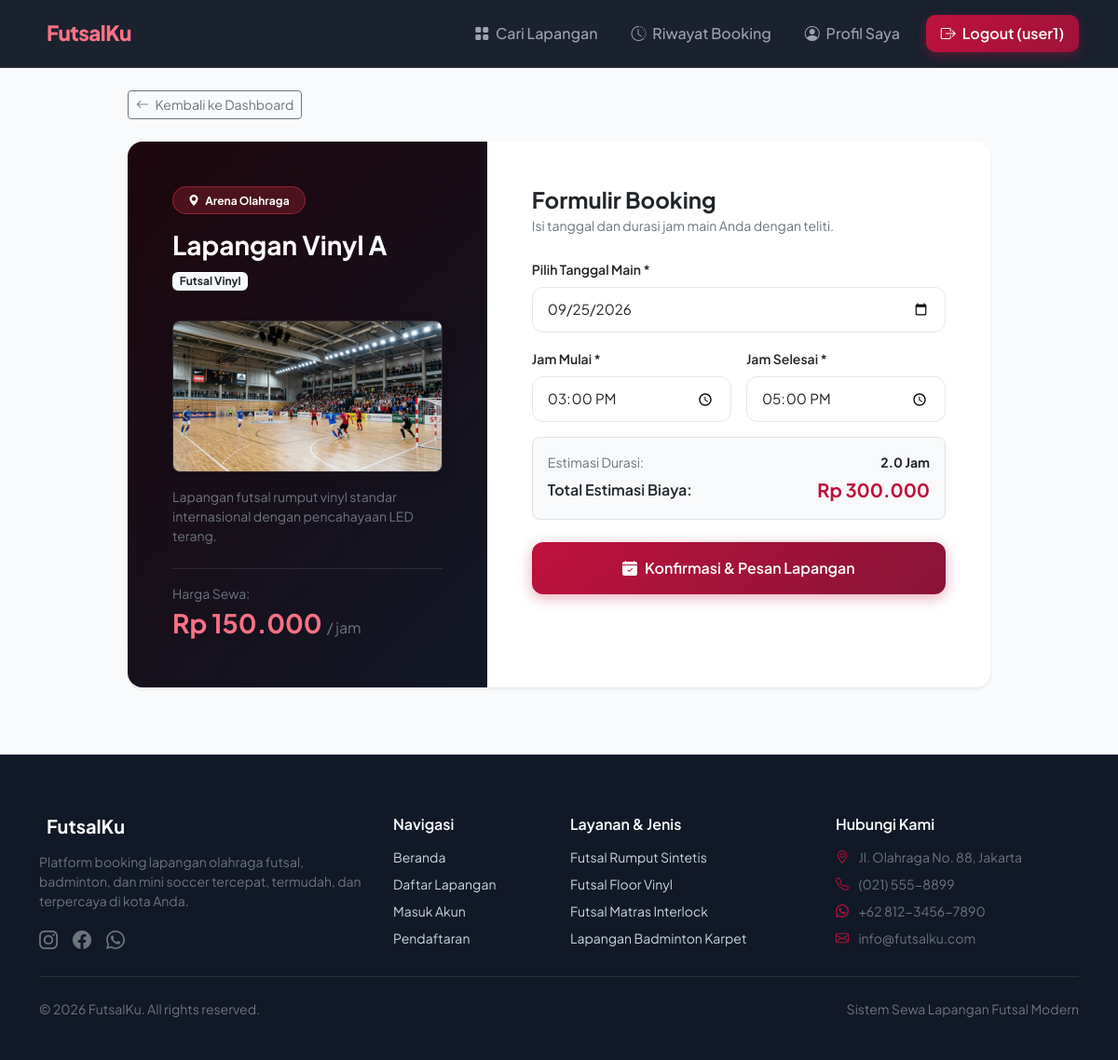
The page /user/booking.php?id_lapangan=1 (signed in) on the database its author committed.
### tables this page shows
CREATE TABLE IF NOT EXISTS `lapangan` (
  `id_lapangan` INT(11) NOT NULL AUTO_INCREMENT,
  `nama_lapangan` VARCHAR(100) NOT NULL,
  `jenis` VARCHAR(50) NOT NULL,
  `harga_per_jam` INT(11) NOT NULL,
  `deskripsi` TEXT DEFAULT NULL,
  `foto` VARCHAR(255) DEFAULT 'default.jpg',
  PRIMARY KEY (`id_lapangan`)
);

### config/config.php (called while the page is built, shortened)
<?php
$host = "localhost";
$user = "root";
$pass = "";
$db   = "db_futsal";
$conn = mysqli_connect($host, $user, $pass, $db);
if (!function_exists('clean')) {
    function clean($data) {
        global $conn;
        return mysqli_real_escape_string($conn, trim(htmlspecialchars($data, ENT_QUOTES, 'UTF-8')));
    }
}
if (!function_exists('format_rupiah')) {
    function format_rupiah($angka) {
        return "Rp " . number_format((float)$angka, 0, ',', '.');
    }
}
?>

### user/booking.php (the view, shortened to what this page needs)
<?php
require_once '../config/config.php';
$id_lapangan = clean($_GET['id_lapangan'] ?? '');
$query_lap = mysqli_query($conn, "SELECT * FROM lapangan WHERE id_lapangan='$id_lapangan'");
$lapangan = mysqli_fetch_assoc($query_lap);
include '../includes/header.php';
?>
<div class="container py-4">
  <div class="row justify-content-center">
    <div class="col-lg-10">
      <a href="dashboard.php" class="btn btn-outline-secondary btn-sm mb-4">
        <i class="bi bi-arrow-left me-1"></i> Kembali ke Dashboard
      </a>
      <div class="card border-0 shadow-sm rounded-4 overflow-hidden mb-5">
        <div class="row g-0">
          <div class="col-md-5 text-white p-4 p-md-5 d-flex flex-column justify-content-between position-relative" style="background: linear-gradient(135deg, #1e050c 0%, #111827 100%);">
            <div>
              <span class="badge bg-danger bg-opacity-25 text-white border border-danger border-opacity-50 px-3 py-2 rounded-pill mb-3">
                <i class="bi bi-geo-alt-fill me-1"></i> Arena Olahraga
              </span>
              <h3 class="fw-bold mb-2"><?= htmlspecialchars($lapangan['nama_lapangan']) ?></h3>
              <p class="badge bg-light text-dark mb-3"><?= htmlspecialchars($lapangan['jenis']) ?></p>
              <div class="my-3">
                <img src="../uploads/foto_lapangan/<?= htmlspecialchars($lapangan['foto'] ?: 'lapangan_sintetis.jpg') ?>" alt="Lapangan" class="img-fluid rounded-3 shadow border border-secondary border-opacity-25" style="max-height: 200px; width: 100%; object-fit: cover;">
              </div>
              <p class="small text-secondary mb-4">
                <?= htmlspecialchars($lapangan['deskripsi'] ?: 'Fasilitas berkualitas tinggi dengan penerangan LED terang dan ruang ganti pemain.') ?>
              </p>
            </div>
            <div class="pt-3 border-top border-white border-opacity-10">
              <div class="small text-secondary">Harga Sewa:</div>
              <div class="fs-3 fw-bold" style="color:#fb7185;"><?= format_rupiah($lapangan['harga_per_jam']) ?> <span class="fs-6 fw-normal text-secondary">/ jam</span></div>
            </div>
          </div>
          <div class="col-md-7 p-4 p-md-5 bg-white">
            <h4 class="fw-bold text-dark mb-1">Formulir Booking</h4>
            <p class="text-secondary small mb-4">Isi tanggal dan durasi jam main Anda dengan teliti.</p>
            <form method="post" action="" id="bookingForm">
              <div class="mb-3">
                <label class="form-label fw-semibold text-dark small">Pilih Tanggal Main *</label>
                <input type="date" name="tanggal" id="tanggal" class="form-control form-control-custom" min="<?= date('Y-m-d') ?>" required value="<?= htmlspecialchars($_POST['tanggal'] ?? date('Y-m-d')) ?>">
              </div>
              <div class="row g-3 mb-3">
                <div class="col-6">
                  <label class="form-label fw-semibold text-dark small">Jam Mulai *</label>
                  <input type="time" name="jam_mulai" id="jam_mulai" class="form-control form-control-custom" required value="<?= htmlspecialchars($_POST['jam_mulai'] ?? '15:00') ?>">
                </div>
                <div class="col-6">
                  <label class="form-label fw-semibold text-dark small">Jam Selesai *</label>
                  <input type="time" name="jam_selesai" id="jam_selesai" class="form-control form-control-custom" required value="<?= htmlspecialchars($_POST['jam_selesai'] ?? '17:00') ?>">
                </div>
              </div>
              <div class="p-3 bg-light rounded-3 mb-4 border">
                <div class="d-flex justify-content-between align-items-center small text-secondary mb-1">
                  <span>Estimasi Durasi:</span>
                  <span id="durasiText" class="fw-bold text-dark">2 Jam</span>
                </div>
                <div class="d-flex justify-content-between align-items-center">
                  <span class="fw-semibold text-dark">Total Estimasi Biaya:</span>
                  <span id="totalHargaText" class="fs-5 fw-bold" style="color:#be123c;"><?= format_rupiah($lapangan['harga_per_jam'] * 2) ?></span>
                </div>
              </div>
              <button type="submit" name="submit" class="btn btn-primary-custom w-100 py-3">
                <i class="bi bi-calendar-check-fill me-2"></i>Konfirmasi & Pesan Lapangan
              </button>
            </form>
          </div>
        </div>
      </div>
    </div>
  </div>
</div>
<?php include '../includes/footer.php'; ?>

### assets/css/style.css (style rules this page uses)
:root { --primary-color: #be123c; --primary-hover: #9f1239; --primary-dark: #4c0519; --secondary-color: #e11d48; --accent-light: #ffe4e6; --dark-bg: #111827; --dark-card: #1f2937; --light-bg: #fdf2f4; --card-shadow: 0 10px 25px -5px rgba(0, 0, 0, 0.05), 0 8px 10px -6px rgba(0, 0, 0, 0.01); --hover-shadow: 0 20px 30px -10px rgba(190, 18, 60, 0.25); --border-radius: 16px; --transition: all 0.3s cubic-bezier(0.4, 0, 0.2, 1); }
body { font-family: 'Plus Jakarta Sans', -apple-system, BlinkMacSystemFont, sans-serif; background-color: #f8fafc; color: #334155; min-height: 100vh; display: flex; flex-direction: column; }
.btn-primary-custom { background: linear-gradient(135deg, #be123c, #881337); border: none; color: #fff !important; font-weight: 600; padding: 12px 28px; border-radius: 12px; transition: var(--transition); box-shadow: 0 4px 15px rgba(190, 18, 60, 0.35); }
.form-control-custom { border: 1.5px solid #e2e8f0; border-radius: 12px; padding: 12px 16px; font-size: 0.95rem; transition: var(--transition); }

### rows shown on the page
lapangan: nama_lapangan "Lapangan Vinyl A", jenis "Futsal Vinyl", foto (picture), deskripsi "Lapangan futsal rumput vinyl standar internasional dengan pencahayaan LED terang.", harga_per_jam "Rp 150.000"

### other values the page prints
$_SESSION['username'] "user1"
